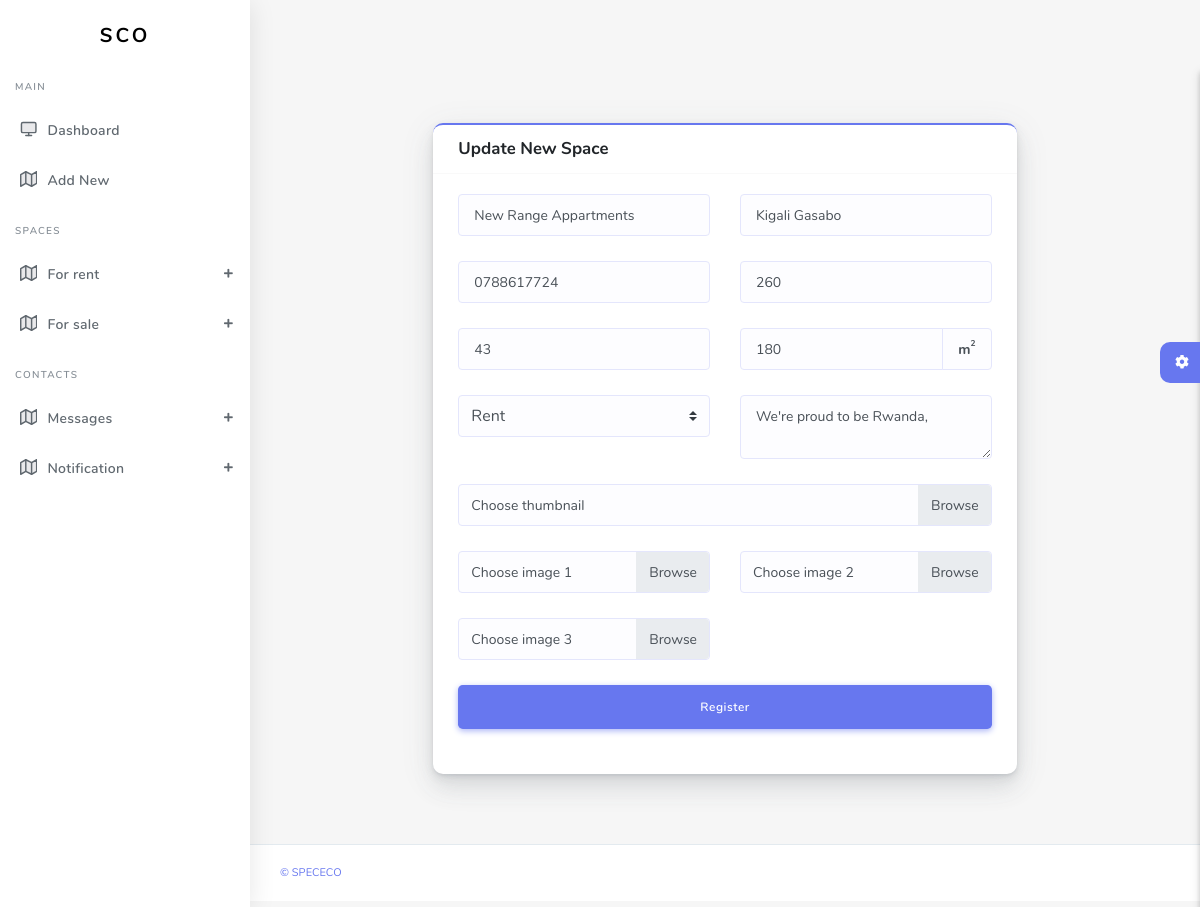
Screenshot of /admin/updateRents.php?idToUpdate=1 with the database file from the repository.
### tables this page shows
CREATE TABLE `offices` (
  `id` int(11) NOT NULL,
  `name` varchar(100) NOT NULL,
  `location` varchar(100) DEFAULT NULL,
  `contact` varchar(100) DEFAULT NULL,
  `price` int(11) DEFAULT NULL,
  `rooms` varchar(100) NOT NULL,
  `propertyId` varchar(255) NOT NULL,
  `area` varchar(100) NOT NULL,
  `descriptions` varchar(255) NOT NULL,
  `status` varchar(100) NOT NULL,
  `saleStatus` varchar(100) NOT NULL,
  `thumnail` varchar(255) DEFAULT NULL,
  `photo1` varchar(255) DEFAULT NULL,
  `photo2` varchar(255) DEFAULT NULL,
  `photo3` varchar(255) DEFAULT NULL,
  `companyId` int(11) NOT NULL
);

### admin/updateRents.php (the view, shortened to what this page needs)
<?php
require_once("includes/db.php");
$ex = explode("!",$_GET['idToUpdate']);
$id = $ex[0];
$se = mysqli_query($conn,"SELECT *FROM offices WHERE id='$id'") or die(mysqli_error($conn));
$fe = mysqli_fetch_array($se);
?>
<!DOCTYPE html>
<html lang="en">
<head>
  <link rel="stylesheet" href="assets/css/app.min.css">
    <link rel="stylesheet" href="assets/bundles/datatables/datatables.min.css">
  <link rel="stylesheet" href="assets/bundles/datatables/DataTables-1.10.16/css/dataTables.bootstrap4.min.css">
  <link rel="stylesheet" href="assets/css/style.css">
  <link rel="stylesheet" href="assets/css/components.css">
  <link rel="stylesheet" href="assets/css/custom.css">
</head>
<body>
  <div id="app">
    <div class="main-wrapper main-wrapper-1">
      <div class="navbar-bg"></div>
      <?php
        include 'includes/left_nav2.php';
        ?>
      <div class="main-content">
        <section class="section">
          <div class="section-body">
            <div class="row">
              <div class="col-sm-2 col-md-2 col-lg-2">
              </div>
              <div class="col-sm-8 col-md-8 col-lg-8">
                <div class="card card-primary">
                  <div class="card-header">
                    <h4>Update New Space</h4>
                  </div>
                  <div class="card-body">
                    <form method="POST" enctype="multipart/form-data">
                      <div class="row">
                        <div class="form-group col-6">
                          <input id="names" type="text" class="form-control" name="offName" value="<?= $fe['name'];?>" autofocus>
                        </div>
                        <div class="form-group col-6">
                          <input id="locations" type="text" class="form-control" value="<?= $fe['location'];?>"  name="offLocation">
                        </div>
                      </div>
                      <div class="row">
                        <div class="form-group col-6">
                          <input id="phoneNumber" type="number" class="form-control" name="offPhoneNumber"  value="<?= $fe['contact'];?>" autofocus>
                        </div>
                        <div class="form-group col-6">
                          <input id="price" type="number" class="form-control" value="<?= $fe['price'];?>" name="offPrices">
                        </div>
                      </div>
                      <div class="row">
                        <div class="form-group col-6">
                          <input id="rooms" type="number" class="form-control" value="<?= $fe['rooms'];?>" name="offRooms" autofocus>
                        </div>
                        <div class="form-group col-6">
                            <div class="input-group">
                                <input type="number" name="offArea" class="form-control text-left" id="inlineFormInputGroup2" value="<?= $fe['area'];?>">
                                <div class="input-group-append">
                                <div class="input-group-text"><b>m</b><sup><small><b>2</b></small></sup></div>
                                </div>
                            </div>
                        </div>
                      </div>
                      <div class="row">
                        <div class="form-group col-6">
                          <select name="offStatus" id="status" class="custom-select">
                              <option value="Rent">Rent</option>
                          </select>
                        </div>
                        <div class="form-group col-6">
                           <textarea name="descs" id="" cols="30" class="form-control" rows="3"><?= $fe['descriptions'];?></textarea>
                        </div>
                        <div class="form-group col-12">
                            <div class="custom-file">
                                <label class="custom-file-label" for="customFile">Choose thumbnail</label>
                            </div>
                        </div>
                      </div>
                      <div class="row">
                        <div class="form-group col-6">
                            <div class="custom-file">
                                <label class="custom-file-label" for="customFile">Choose image 1</label>
                            </div>
                        </div>
                        <div class="form-group col-6">
                            <div class="custom-file">
                                <label class="custom-file-label" for="customFile">Choose image 2</label>
                            </div>
                        </div>
                      </div>
                      <div class="row">
                        <div class="form-group col-6">
                            <div class="custom-file">
                                <label class="custom-file-label" for="customFile">Choose image 3</label>
                            </div>
                        </div>
                        <div class="form-group col-6">
                        </div>
                      </div>
                      <div class="form-group">
                        <button type="submit" name="updateRent" class="btn btn-primary btn-lg btn-block">
                          Register
                        </button>
                      </div>
                    </form>
                  </div>
                </div>
              </div>
              <div class="col-sm-2 col-md-2 col-lg-2">
              </div>
            </div>
          </div>
        </section>
        <?php include'includes/settings.php' ?>
      </div>
      <footer class="main-footer">
        <div class="footer-left">
          <a href="">&copy Spececo</a></a>
        </div>
      </footer>
    </div>
  </div>
</body>
</html>

### rows the page displays
offices: offName "New Range Appartments", offLocation "Kigali Gasabo", offPhoneNumber "0788617724", offPrices "260", offRooms "43", offArea "180", descs "We're proud to be Rwanda,"
